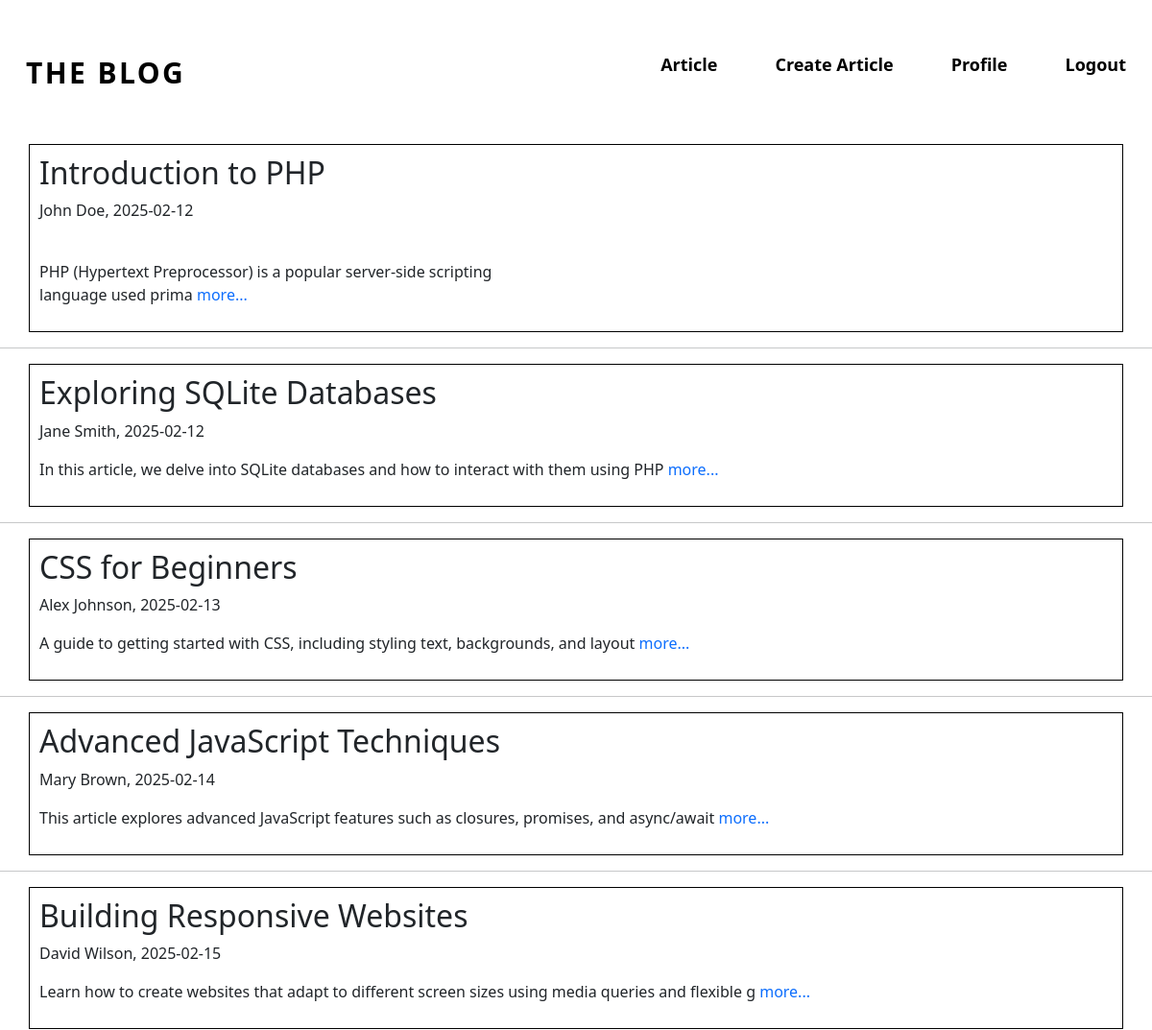
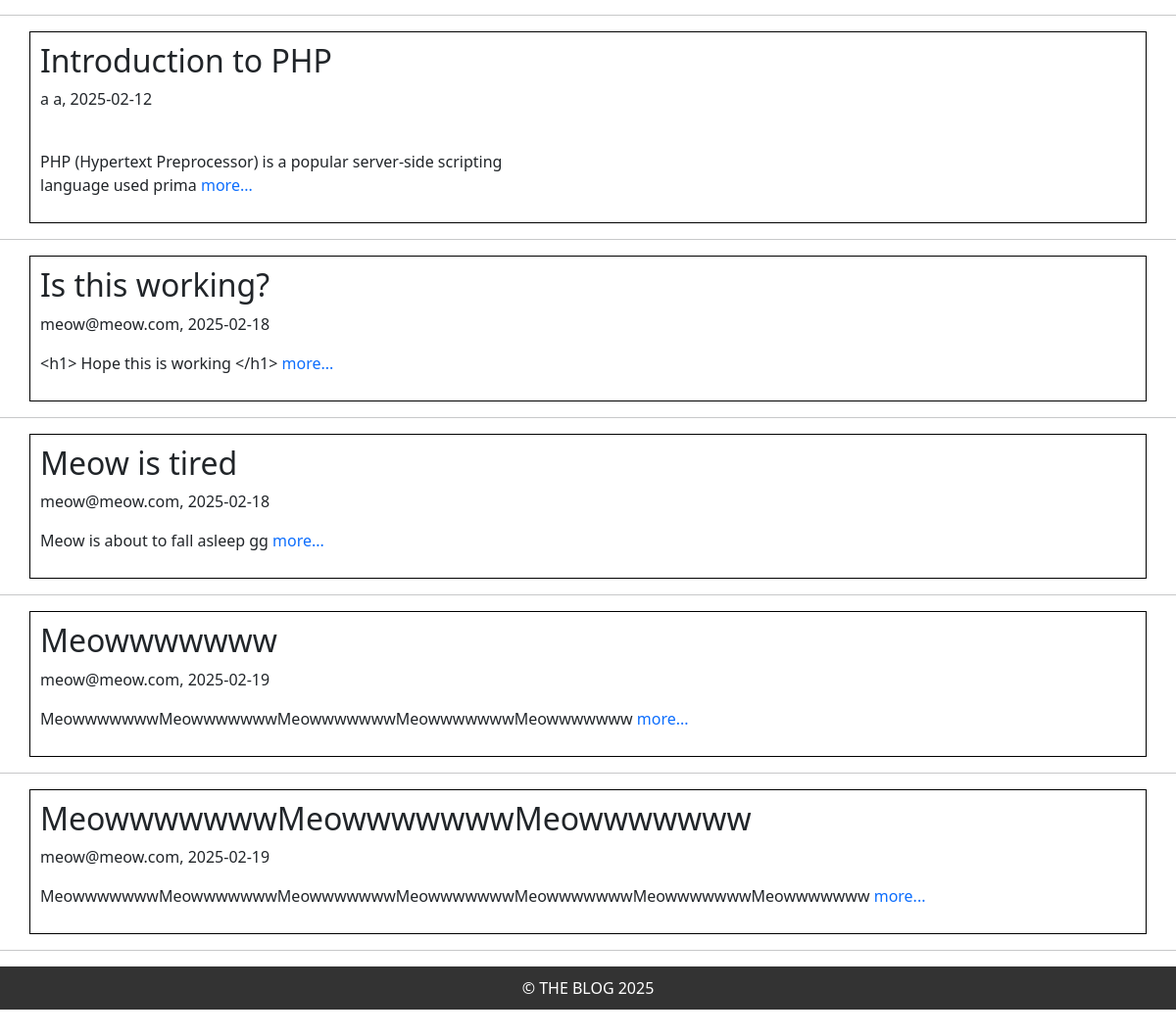
/admin/articles.php (signed in), run on the app's committed database (2 pictures, top to bottom).
### tables this page shows
CREATE TABLE Article
    (
        ArticleId Integer PRIMARY KEY,
        Title VARCHAR(255) NOT NULL,
        Body Text NOT NULL,
        CreateDate DATE NOT NULL,
        StartDate DATE NOT NULL,
        EndDate DATE NOT NULL,
        ContributorUsername VARCHAR(50) NOT NULL,
        FOREIGN KEY (ContributorUsername) REFERENCES Users(Username)
    );

### admin/articles.php (the view, shortened to what this page needs)
<?php
    include '../templates/header.php';
?>
<?php
$db = getDatabase();
$query = "SELECT ArticleId, Title, substr(Body, 1, 100) as Excerpt, CreateDate, ContributorUsername FROM Article";
$res = $db->query($query);
if ($res) {
    while ($article = $res->fetchArray(SQLITE3_ASSOC)) {
        echo "<div class='container'>";
        echo "<h2>" . htmlspecialchars($article['Title']) . "</h2>";
        echo "<p>" . htmlspecialchars($article['ContributorUsername']) . ", " . htmlspecialchars($article['CreateDate']) . "</p>";
        echo "<p>" . nl2br(htmlspecialchars($article['Excerpt']));
        echo "<a href='show_article.php?ArticleId={$article['ArticleId']}'> more...</a></p>";
        echo "</div><hr>";
    }
} else {
    echo "<p>No articles found.</p>";
}
?>
<?php
    include '../templates/footer.php';
?>

### styles/style.css (style rules this page uses)
html, body { overflow-x: hidden; min-height: 100vh; margin: 0; display: flex; flex-direction: column; }
body > *:not(header):not(footer) { flex: 1; }

### admin/articles.php (style rules this page uses)
.container { display: flex; flex-direction: column; border: 1px solid #000; padding: 10px; }
a { text-decoration: none; }

### data on the page
article: Title "Introduction to PHP", ContributorUsername "John Doe", CreateDate "2025-02-12", Excerpt "PHP (Hypertext Preprocessor) is a popular server-side scripting language used prima"
article: Title "Exploring SQLite Databases", ContributorUsername "Jane Smith", CreateDate "2025-02-12", Excerpt "In this article, we delve into SQLite databases and how to interact with them using PHP"
article: Title "CSS for Beginners", ContributorUsername "Alex Johnson", CreateDate "2025-02-13", Excerpt "A guide to getting started with CSS, including styling text, backgrounds, and layout"
article: Title "Advanced JavaScript Techniques", ContributorUsername "Mary Brown", CreateDate "2025-02-14", Excerpt "This article explores advanced JavaScript features such as closures, promises, and async/await"
article: Title "Building Responsive Websites", ContributorUsername "David Wilson", CreateDate "2025-02-15", Excerpt "Learn how to create websites that adapt to different screen sizes using media queries and flexible g"
article: Title "Introduction to PHP", ContributorUsername "a a", CreateDate "2025-02-12", Excerpt "PHP (Hypertext Preprocessor) is a popular server-side scripting language used prima"
article: Title "Is this working?", ContributorUsername "meow@meow.com", CreateDate "2025-02-18", Excerpt "<h1> Hope this is working </h1>"
article: Title "Meow is tired", ContributorUsername "meow@meow.com", CreateDate "2025-02-18", Excerpt "Meow is about to fall asleep gg"
article: Title "Meowwwwwww", ContributorUsername "meow@meow.com", CreateDate "2025-02-19", Excerpt "MeowwwwwwwMeowwwwwwwMeowwwwwwwMeowwwwwwwMeowwwwwww"
article: Title "MeowwwwwwwMeowwwwwwwMeowwwwwww", ContributorUsername "meow@meow.com", CreateDate "2025-02-19", Excerpt "MeowwwwwwwMeowwwwwwwMeowwwwwwwMeowwwwwwwMeowwwwwwwMeowwwwwwwMeowwwwwww"
